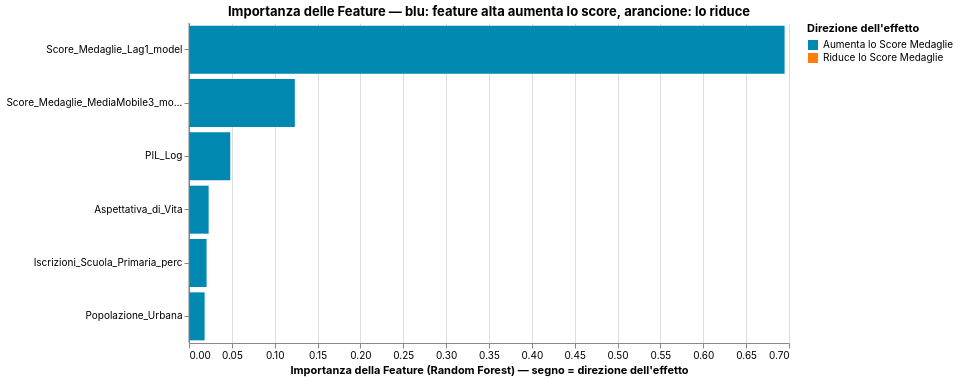

Write a Vega-Lite specification for this figure.
### Vega-Lite specification from a JSON file in a GitHub repository (floating-point values rounded to 4 significant figures)
{"config": {"background": "transparent", "view": {"stroke": "transparent"}, "title": {"font": "Inter"}, "axis": {"labelFont": "Inter", "titleFont": "Inter"}, "legend": {"labelFont": "Inter", "titleFont": "Inter"}, "header": {"labelFont": "Inter", "titleFont": "Inter"}, "text": {"font": "Inter"}, "range": {"category": ["#1b2140", "#ff8009", "#9a0641", "#ffe34a", "#e7b6af", "#0088b0", "#e03830"], "ramp": ["#e7b6af", "#1b2140"], "heatmap": ["#e7b6af", "#1b2140"]}}, "layer": [{"data": {"name": "data-5183d4da80f40237a2b0ebfd084e3663"}, "mark": {"type": "bar"}, "encoding": {"color": {"field": "Direzione_Effetto", "scale": {"domain": ["Aumenta lo Score Medaglie", "Riduce lo Score Medaglie"], "range": ["#0088b0", "#ff8009"]}, "title": "Direzione dell'effetto", "type": "nominal"}, "tooltip": [{"field": "Feature", "type": "nominal"}, {"field": "Importanza", "format": ".3f", "title": "Importanza (valore assoluto)", "type": "quantitative"}, {"field": "Corr_Feature_SHAP", "format": ".3f", "title": "Correlazione feature-SHAP", "type": "quantitative"}, {"field": "Direzione_Effetto", "title": "Direzione", "type": "nominal"}], "x": {"field": "Importanza_Firmata", "title": "Importanza della Feature (Random Forest) — segno = direzione dell'effetto", "type": "quantitative"}, "y": {"field": "Feature", "sort": {"field": "Importanza", "order": "descending"}, "title": null, "type": "nominal"}}, "title": "Importanza delle Feature — blu: feature alta aumenta lo score, arancione: lo riduce"}, {"data": {"name": "data-d285a7403ed98ae579761d64a864032b"}, "mark": {"type": "rule", "color": "gray", "size": 1}, "encoding": {"x": {"field": "x", "type": "quantitative"}}}], "height": 320, "width": 600, "$schema": "https://vega.github.io/schema/vega-lite/v5.20.1.json", "datasets": {"data-5183d4da80f40237a2b0ebfd084e3663": [{"Feature": "Score_Medaglie_Lag1_model", "Importanza": 0.6948, "Corr_Feature_SHAP": 0.8248, "Direzione_Effetto": "Aumenta lo Score Medaglie", "Importanza_Firmata": 0.6948}, {"Feature": "Score_Medaglie_MediaMobile3_model", "Importanza": 0.1235, "Corr_Feature_SHAP": 0.5475, "Direzione_Effetto": "Aumenta lo Score Medaglie", "Importanza_Firmata": 0.1235}, {"Feature": "PIL_Log", "Importanza": 0.04815, "Corr_Feature_SHAP": 0.8176, "Direzione_Effetto": "Aumenta lo Score Medaglie", "Importanza_Firmata": 0.04815}, {"Feature": "Aspettativa_di_Vita", "Importanza": 0.0229, "Corr_Feature_SHAP": 0.6863, "Direzione_Effetto": "Aumenta lo Score Medaglie", "Importanza_Firmata": 0.0229}, {"Feature": "Iscrizioni_Scuola_Primaria_perc", "Importanza": 0.02052, "Corr_Feature_SHAP": 0.4427, "Direzione_Effetto": "Aumenta lo Score Medaglie", "Importanza_Firmata": 0.02052}, {"Feature": "Popolazione_Urbana", "Importanza": 0.01823, "Corr_Feature_SHAP": 0.6018, "Direzione_Effetto": "Aumenta lo Score Medaglie", "Importanza_Firmata": 0.01823}], "data-d285a7403ed98ae579761d64a864032b": [{"x": 0}]}}
